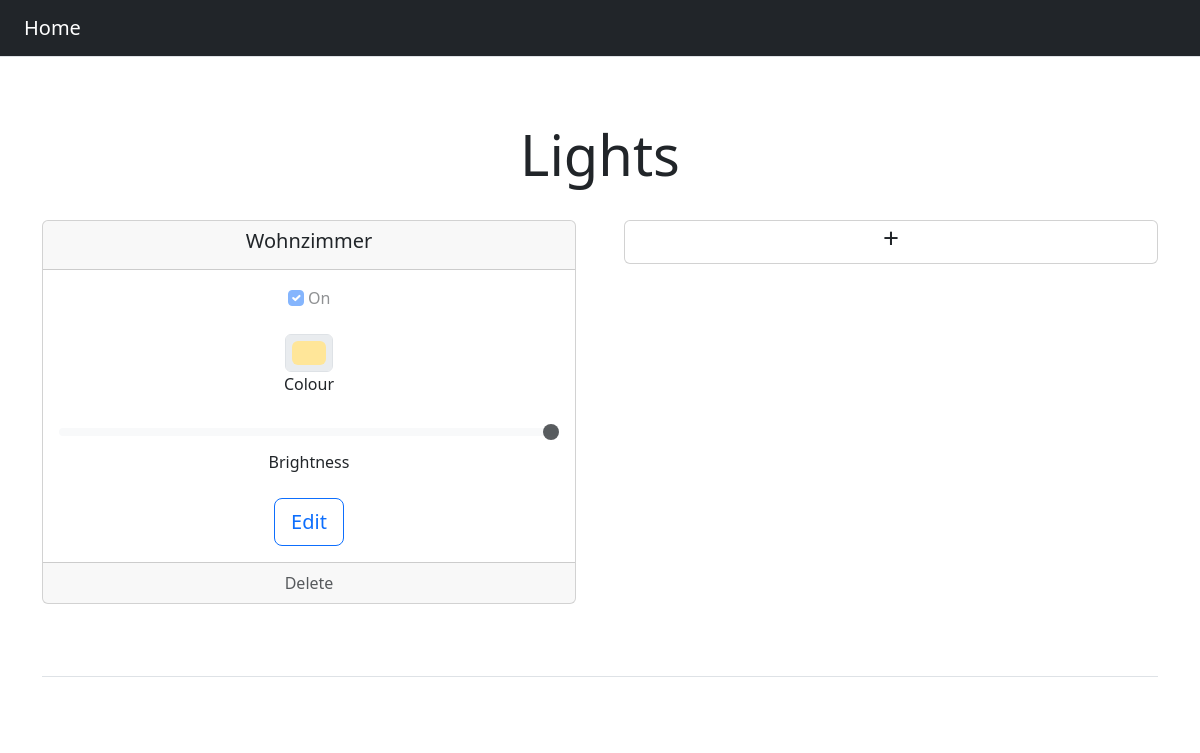
Page /lights/ on the earlier database version.
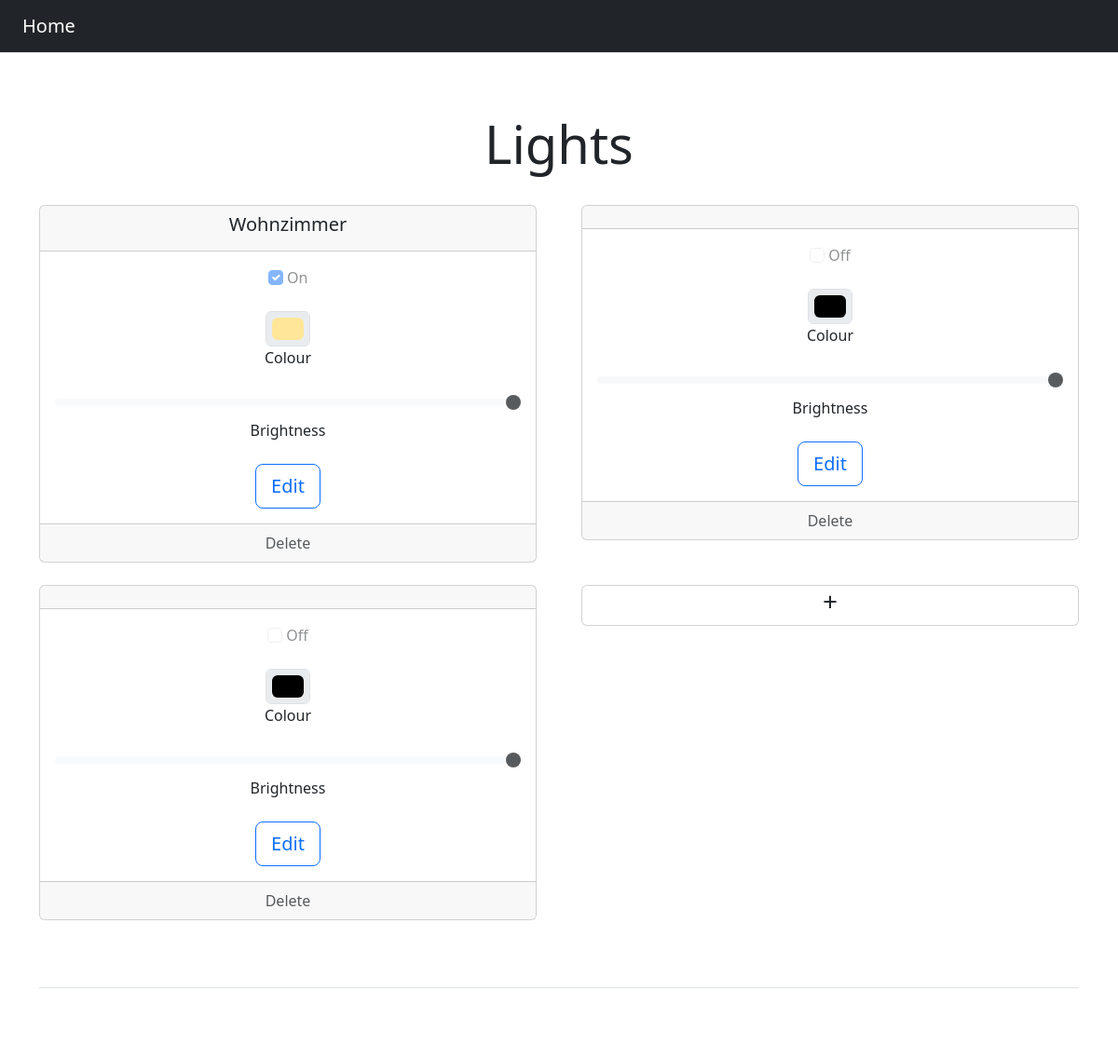
Same page on the later database version.
### lights/models.py (models this page shows)
class Light(models.Model):
    name = models.CharField(max_length=200)
    status = models.IntegerField(default=0)
    colour = models.CharField(max_length=200)
    brightness = models.IntegerField(default=100)

### lights/views.py (the view)
# urls.py: path('', views.index, name='index'),
def index(request):
    light_list = Light.objects.all()
    context = {'latest_light_list': light_list}
    return render(request, 'lights/index.html', context)

### lights/templates/lights/index.html (shortened to what this page needs)
<!DOCTYPE html>
<html lang="de" data-bs-theme="">
<head>
    <link href="https://cdn.jsdelivr.net/npm/bootstrap@5.3.0-alpha1/dist/css/bootstrap.min.css" rel="stylesheet"
>
</head>
<body>
{% include "header.html" %}
<div class="px-3 py-3 pt-md-5 pb-md-4 mx-auto text-center">
    <h1 class="display-4">Lights</h1>
</div>
<div class="container text-center">
    <div class="row row-cols-2 gx-5">
        {% for light in latest_light_list %}
            <div class="col">
                <div class="card mb-4">
                    <div class="card-header">
                        <h5 class="card-title">{{ light.name }}</h5>
                    </div>
                    <div class="card-body">
                        <div class="mb-4">
                            <input class="form-check-input" type="checkbox" role="switch" id="SwitchOnOff"
                                   disabled {% if light.status %} checked{% endif %}>
                            <label class="form-check-label" for="SwitchOnOff">{% if light.status %} On {% else %}
                                Off {% endif %}</label>
                        </div>
                        <div class="mb-4">
                            <input type="color" class="form-control form-control-color mx-auto" id="ColourInput"
                                   value="{{ light.colour }}" disabled>
                            <label class="form-check-label" for="ColourInput">Colour</label>
                        </div>
                        <div class="mb-4">
                            <input type="range" class="form-range" min="0" max="100" step="10" id="RangeBrightness"
                                   value="{{ light.brightness }}" disabled>
                            <label class="form-check-label" for="RangeBrightness">Brightness</label>
                        </div>
                        <a href="/lights/{{ light.id }}" class="btn btn-outline-primary btn-lg btn-block">Edit</a>
                    </div>
                    <div class="card-footer text-muted">
                        <a href="/lights/{{ light.id }}/delete" class="nav-link">Delete</a>
                    </div>
                </div>
            </div>
        {% endfor %}
        <div class="col">
            <div class="card mb-4">
                <a href="/lights/add/" class="my-auto stretched-link nav-link text-dark"><h3>+</h3></a>
            </div>
        </div>
    </div>
    {% include "footer.html" %}
</div>
</body>
</html>

### lights/templates/header.html
<div class="d-flex flex-column flex-md-row align-items-center p-3 px-md-4 mb-3 bg-dark border-bottom box-shadow">
    <h5 class="my-0 mr-md-auto font-weight-normal"><a href="/lights" class="nav-link text-white">Home</a></h5>
</div>

### lights/templates/footer.html
<footer class="pt-4 my-md-5 pt-md-5 border-top">
</footer>

Differences in the rows shown:
added Light: shows "Off", colour "#000000", brightness "100"
added Light: shows "Off", colour "#000000", brightness "100"
